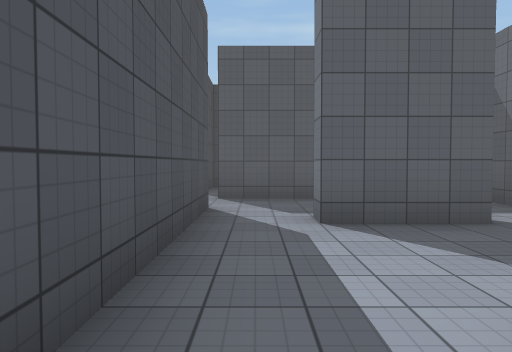
[1] (above)

24 first-person views from a walk through a 3-D level made in the Unity game engine. The camera is 1.4 m above the floor, tilts 2° down and sees 70° across. The floor is counted in squares, 2 m on a side. Each view is taken from the middle of a square. On the plan, view 1 faces up. The plan holds only what a view shows up to about 11 squares ahead; the rest is blank. The place goes on beyond the plan. Some animated figures are left out. Surface patterns are stand-ins for the level's own textures.

[2]
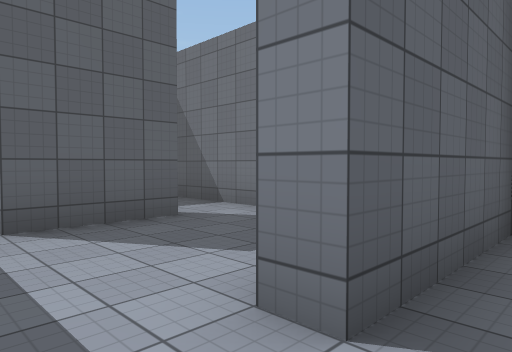

[3]
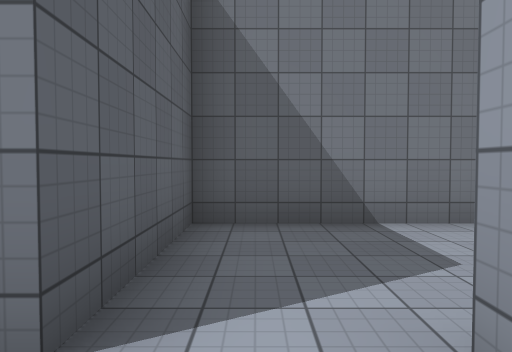

[4]
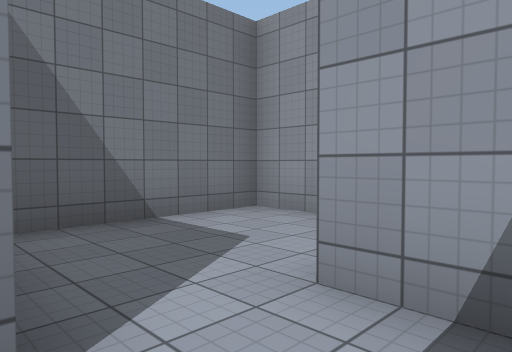

[5]
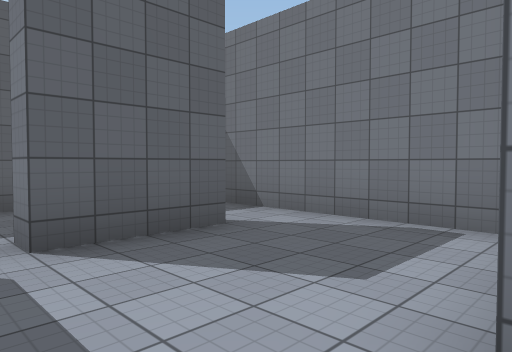

[6]
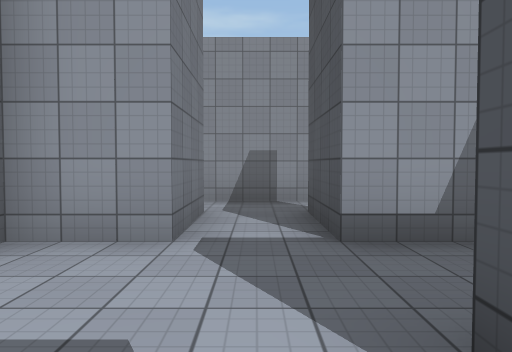

[7]
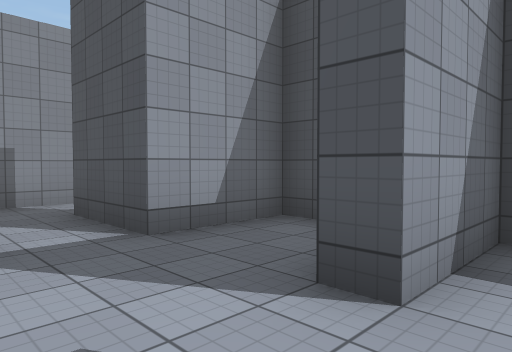

[8]
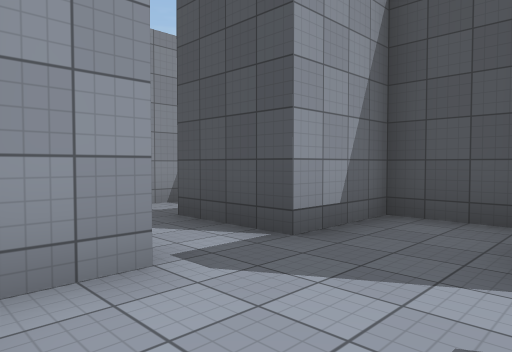

[9]
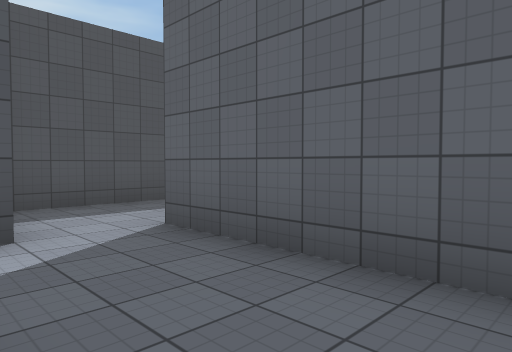

[10]
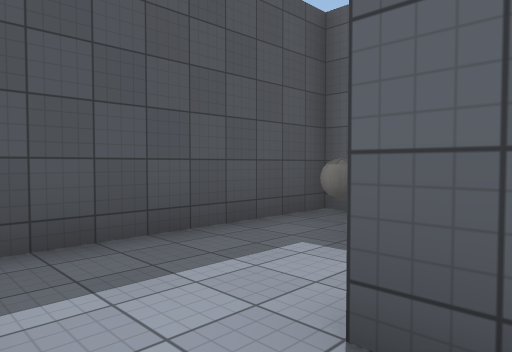

[11]
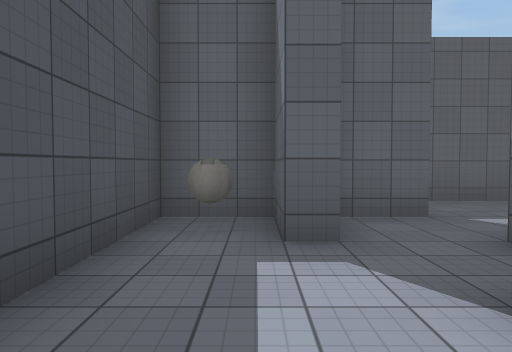

[12]
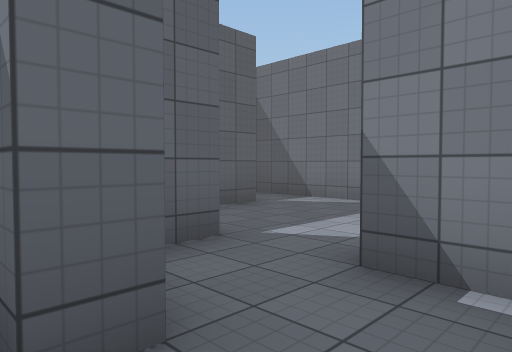

[13]
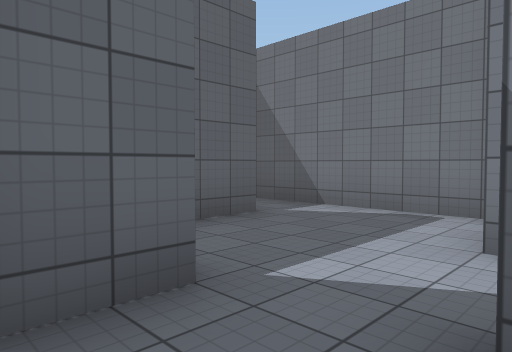

[14]
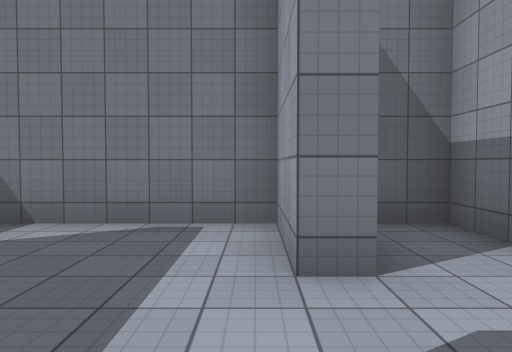

[15]
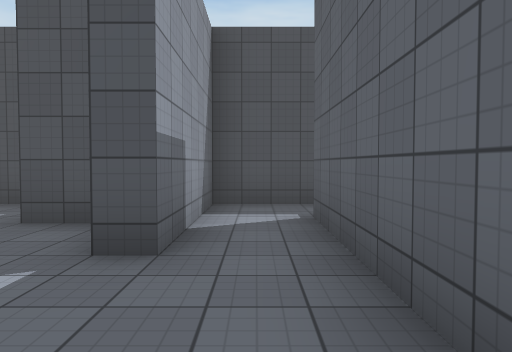

[16]
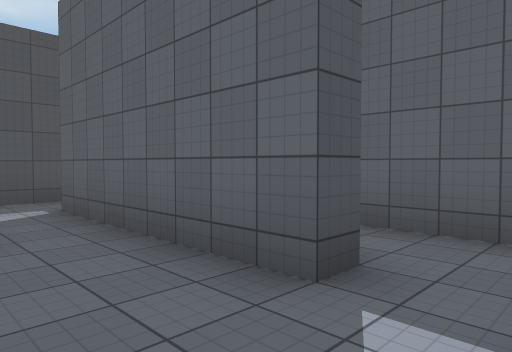

[17]
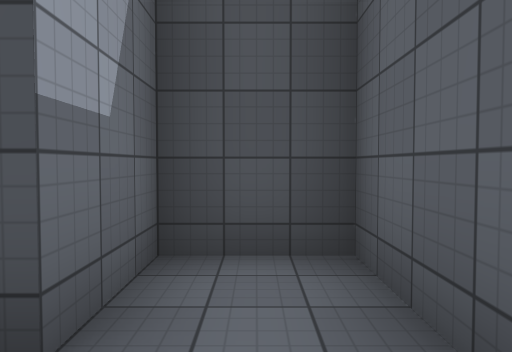

[18]
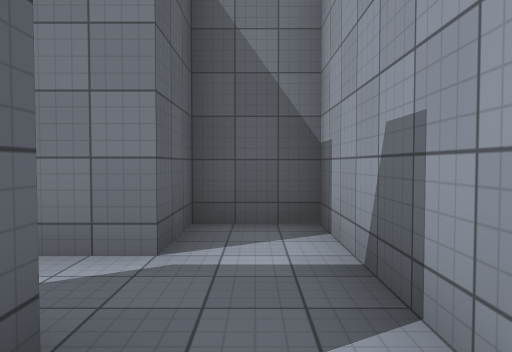

[19]
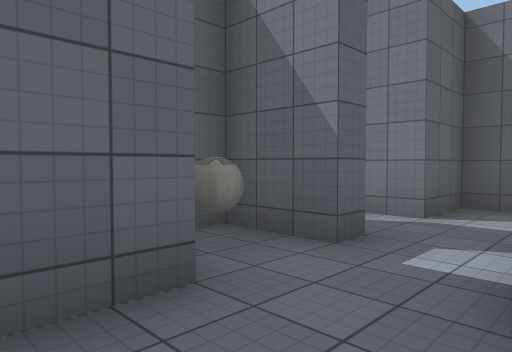

[20]
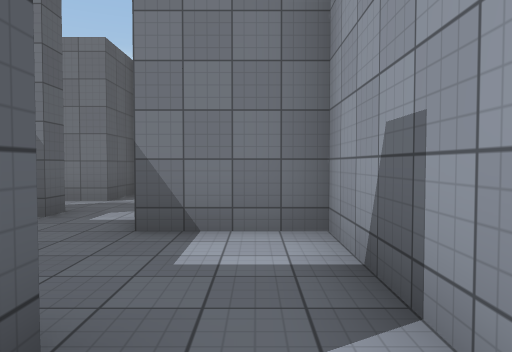

[21]
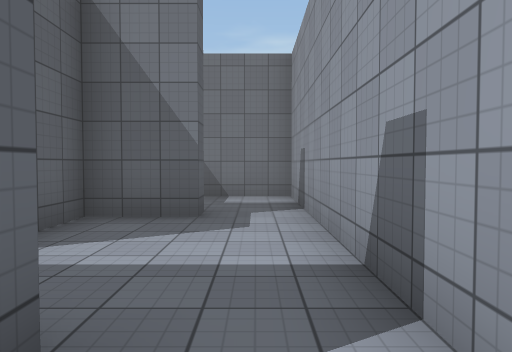

[22]
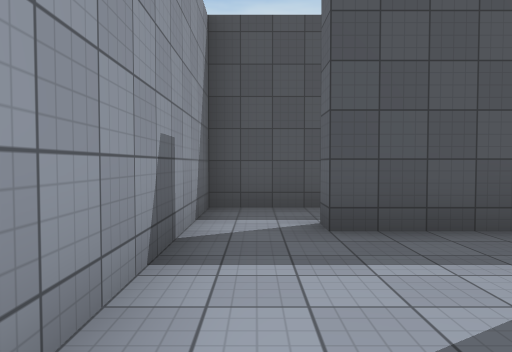

[23]
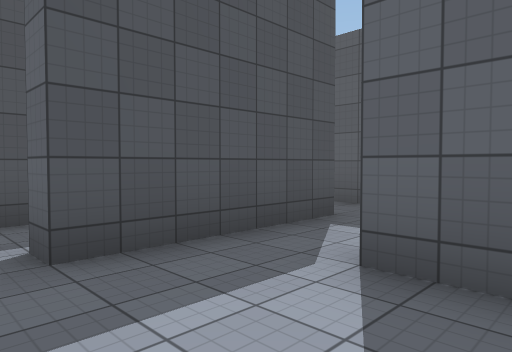

[24]
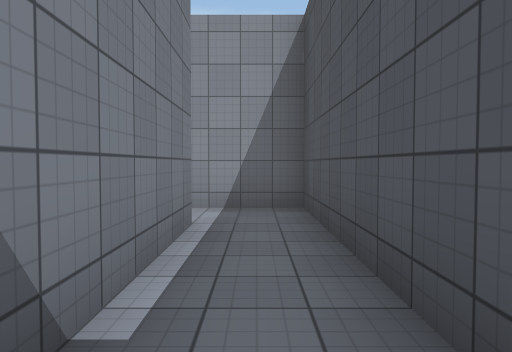

### Floor plan
Points are (right, up) in squares from view 1. A wall is a line through its corners. A room is listed if a view was taken in it or the views show most of it. See-through windows are left out.
Room 1 (views 1, 2, 3, 4, 5, 6, 7, 8)
walls: (2.8, -3.2) (4.3, -3.2) (4.3, 0.7) (1.3, 0.7) (1.3, 1.2); (-0.9, -0.8) (1.2, -0.8) (1.2, -1.2)
ways out: opening at (2, -4.5) to room 9; opening at (0.5, 1) to room 10; opening at (1, -2.5) to room 11
Room 2 (view 9)
walls: (2.6, 7.3) (0.4, 7.3); (4.3, 4.4) (4.3, 6.6)
ways out: opening at (1.5, 5.5) to room 3; opening at (3.5, 4) to room 8
Room 3 (views 10, 11, 12, 13, 14)
walls: (0.3, 8.4) (0.3, 9.2); (0.4, 7.3) (-0.8, 7.3); (-0.7, 5.9) (-0.7, 4.4); (-1.6, 10.7) (-3.2, 10.7) (-3.2, 6.2); (0.3, 10.7) (-1.2, 10.7) (-1.2, 9.2) (-1.6, 9.2); (0.8, 4.2) (0.8, 4.8)
ways out: opening at (1.5, 5.5) to room 2; opening at (0, 10) to room 4; opening at (0, 4) to room 10
Room 4 (views 15, 16, 17)
walls: (2.3, 9.7) (4.3, 9.7) (4.3, 14.2); (3.4, 14.8) (1.2, 14.8) (1.2, 13.3) (2.8, 13.3) (2.8, 12.8) (-1.8, 12.8); (-1.5, 11.3) (0.3, 11.3) (0.3, 10.7)
ways out: opening at (0, 10) to room 3; opening at (2, 9) to room 12; opening at (-0.5, 12) to room 13
Room 5 (view 18)
walls: (-0.6, -5.3) (-1.8, -5.3); (0.8, -5.3) (0.8, -3.8)
ways out: opening at (-1.5, -7) to room 6; opening at (1, -6) to room 9
objects: ball (0, -5) to (0, -4)
Room 6 (views 19, 20, 22, 23)
walls: (-2.8, -7.3) (-3.3, -7.3) (-3.3, -5.7) (-5.2, -5.7); (-6.7, -5.6) (-6.7, -7.3); (-6.6, -8.8) (-0.3, -8.8) (-0.3, -6.8)
ways out: opening at (-1.5, -7) to room 5; opening at (-7, -8) to room 7; opening at (-6, -6)
Room 7 (views 21, 24)
walls: (-8.8, -4) (-8.8, -8.8) (-6.6, -8.8); (-6.7, -7.3) (-7.3, -7.3) (-7.3, -4); (-7.1, -2.2) (-7.8, -2.2)
ways out: opening at (-7, -8) to room 6; opening at (-7, -3)
Room 8 (no view inside)
walls: (2.9, 4.2) (0.8, 4.2); (4.3, 1.8) (4.3, 4.4)
ways out: opening at (3.5, 4) to room 2; opening at (2, 2.5) to room 10
Room 9 (no view inside)
walls: (1.2, -3.2) (1.2, -5.3) (0.8, -5.3); (0.2, -6.8) (4.3, -6.8) (4.3, -5.3) (2.8, -5.3) (2.8, -3.2)
ways out: opening at (2, -4.5) to room 1; opening at (1, -6) to room 5
Room 10 (no view inside)
walls: (-0.7, 4.4) (-0.7, 1)
ways out: opening at (0.5, 1) to room 1; opening at (0, 4) to room 3; opening at (2, 2.5) to room 8
Room 11 (no view inside)
walls: (-0.7, -1.8) (-0.7, -3.2) (1.2, -3.2)
ways out: opening at (1, -2.5) to room 1
Room 12 (no view inside)
walls: (3.1, 7.7) (4.3, 7.7) (4.3, 8.6); (2.3, 9.1) (2.3, 9.7)
ways out: opening at (2, 9) to room 4
Room 13 (no view inside)
walls: (-3.2, 13.2) (-3.2, 11.3) (-1.5, 11.3)
ways out: opening at (-0.5, 12) to room 4; opening at (-2, 13)

Where each view was taken, in squares from view 1:
view 1: 0 up, 0 right, facing up
view 2: 0 up, 0 right, facing up-right
view 3: 0 up, 0 right, facing right
view 4: 1 up, 0 right, facing down-right
view 5: 1 up, 0 right, facing up-right
view 6: 0 up, 2 right, facing down
view 7: 0 up, 3 right, facing down-left
view 8: 1 down, 4 right, facing down-left
view 9: 5 up, 3 right, facing up-left
view 10: 6 up, 0 right, facing up-left
view 11: 6 up, 2 left, facing up
view 12: 8 up, 2 left, facing up-right
view 13: 9 up, 1 left, facing up-right
view 14: 10 up, 0 right, facing right
view 15: 12 up, 3 right, facing left
view 16: 11 up, 4 right, facing up-left
view 17: 14 up, 4 right, facing left
view 18: 6 down, 0 right, facing right
view 19: 7 down, 2 left, facing up-right
view 20: 8 down, 4 left, facing right
view 21: 8 down, 8 left, facing right
view 22: 8 down, 3 left, facing left
view 23: 8 down, 4 left, facing up-left
view 24: 3 down, 8 left, facing down
